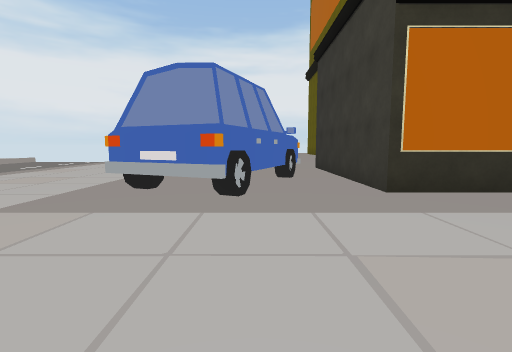
[1] (above)

24 first-person views from a walk through a Unity game level. The camera is 1.2 m above the floor, tilts 6° down and sees 85° across. The floor is counted in squares, 2 m on a side. Each view is taken from the middle of a square. On the plan, view 1 faces up. The plan holds only what a view shows up to about 9 squares ahead; the rest is blank. The place goes on beyond the plan. Some animated figures are not drawn. Some surface patterns are stand-ins.

[2]
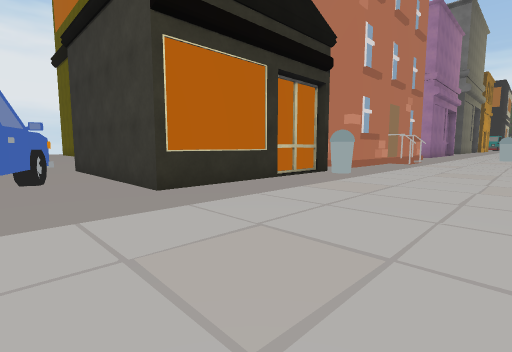

[3]
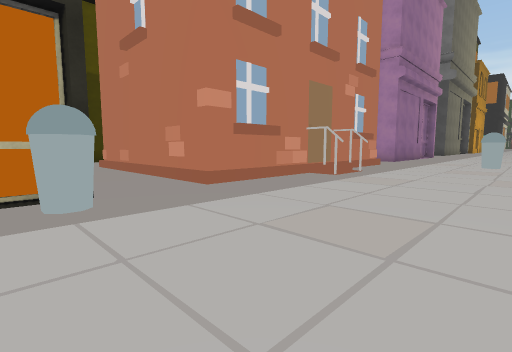

[4]
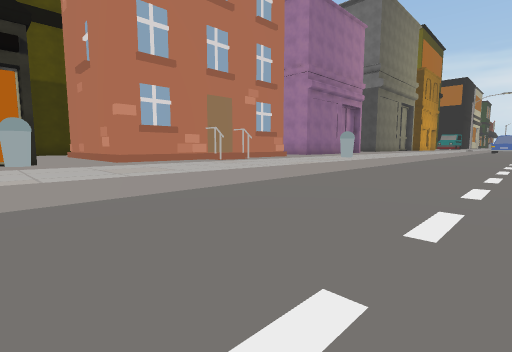

[5]
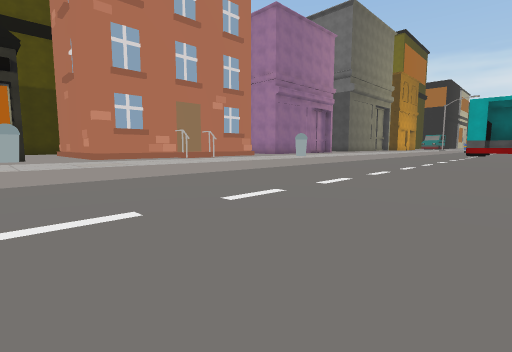

[6]
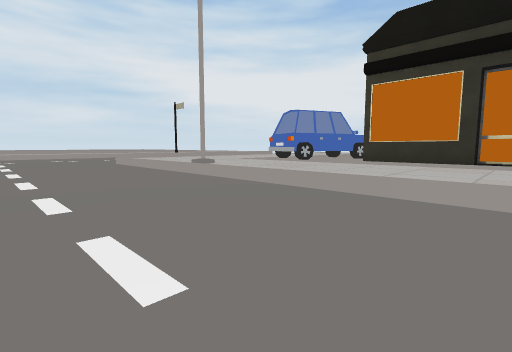

[7]
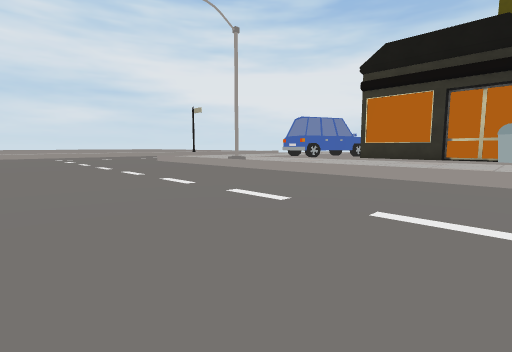

[8]
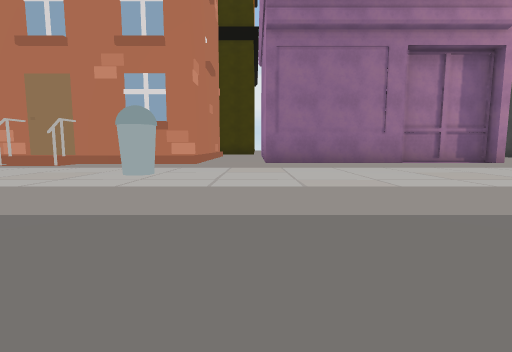

[9]
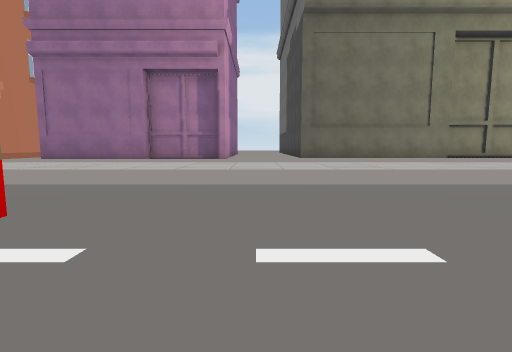

[10]
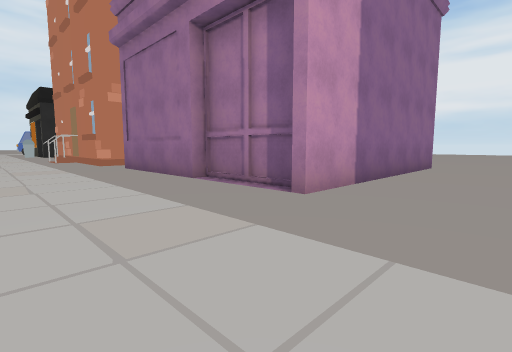

[11]
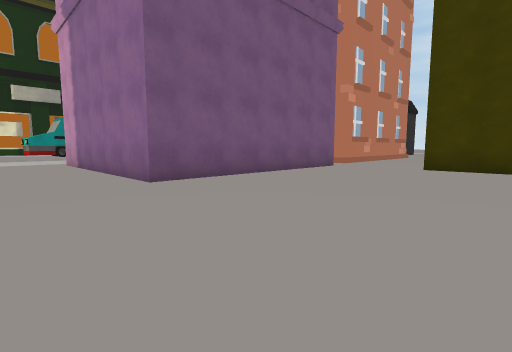

[12]
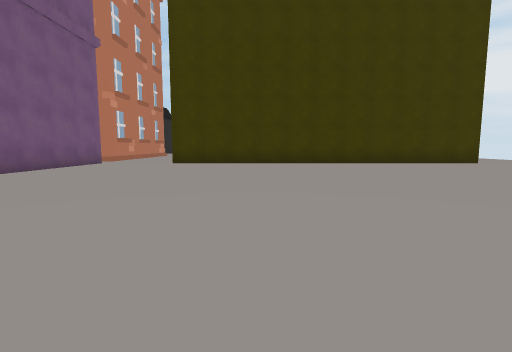

[13]
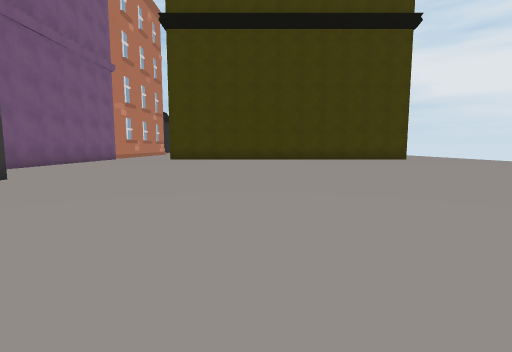

[14]
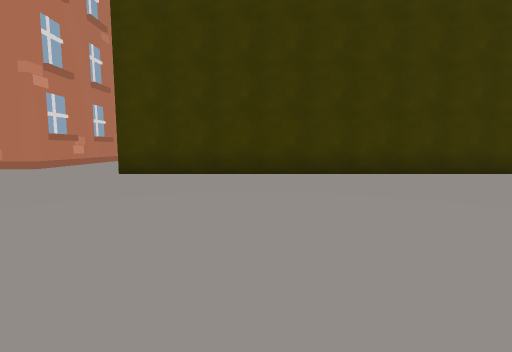

[15]
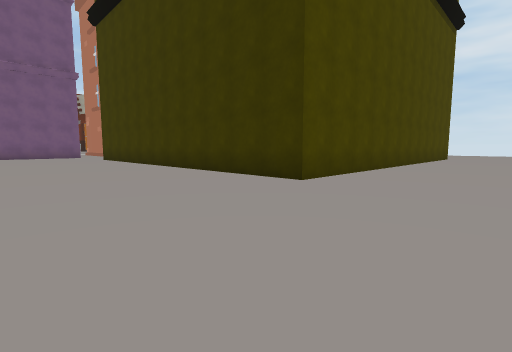

[16]
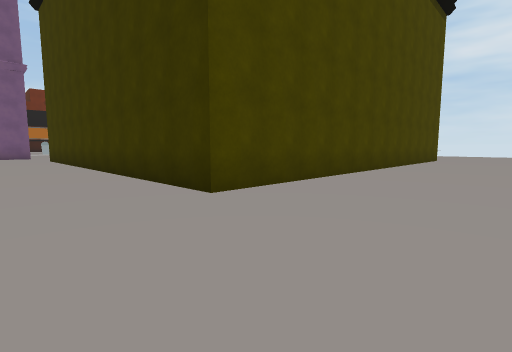

[17]
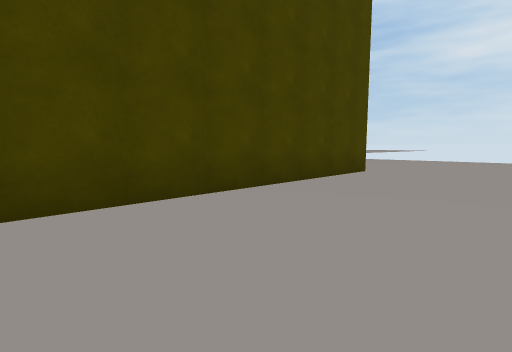

[18]
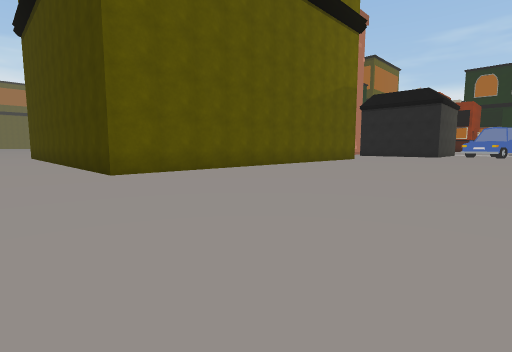

[19]
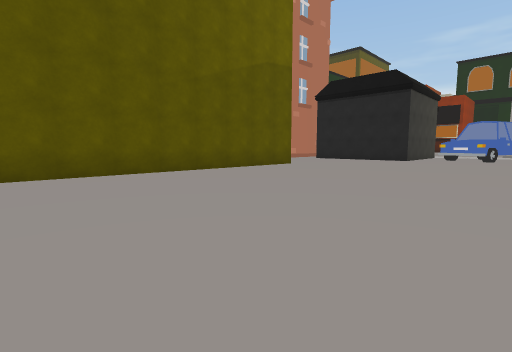

[20]
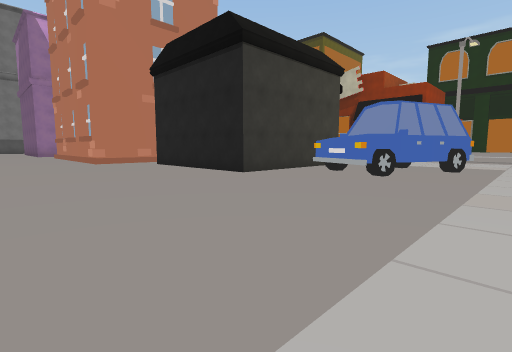

[21]
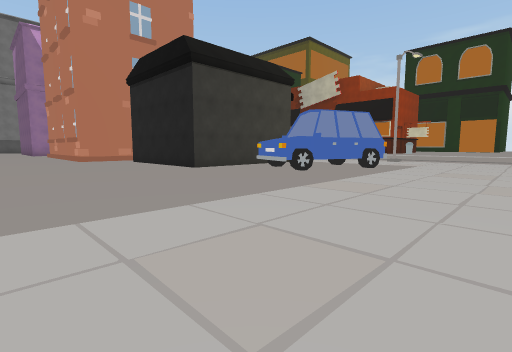

[22]
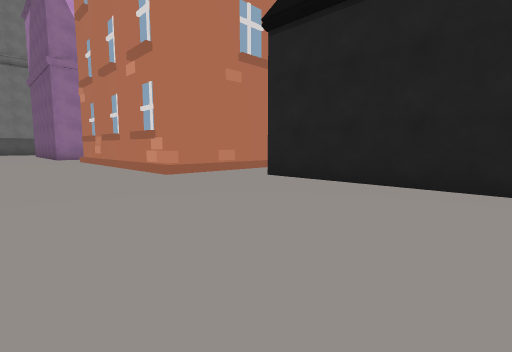

[23]
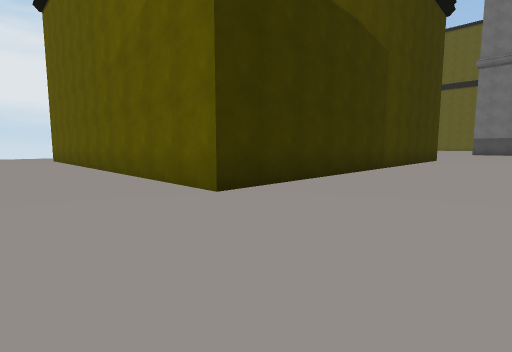

[24]
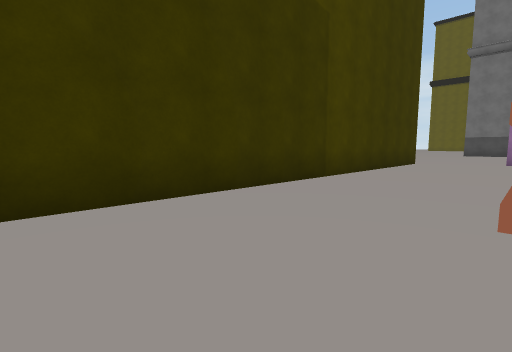

### Floor plan
Key: @ floor where view 1 was taken; # wall or solid block; . main floor; - floor 0.25 m lower than the main floor; W wheel; O other object.
Columns run from 5 left of view 1 to 29 right of it. Each row starts with its distance up from view 1.
 26        ...................
 25    .......................
 24    .......................
 23    .......############......
 22    .......#          #.......
 21    .......#          #........
 20    .......#          #.........
 19    .......#          #..........
 18    .......#          #...........
 17    .......#          #............
 16    .......#          #.............
 15    .......#          #............
 14    .......#          #...........
 13    .......#          #..........
 12 ..........############........#
 11 ..............................
 10 ..............................
  9 .............OO#O#OO..######..
  8 .............#     #.      #..
  7 .......#####.#     #       #..
  6 ....W#W#    .#     #..     #..
  5 ....##.#    .#     #..#    #..
  4 ...W##.#####.#O###OO..######..#####
  3 ....#W.....#...O.O.................
  2  ..................................
  1  ..................#..............
  0   ..#@............................
 -1  --------------------------------
 -2 -----------------------  -------
 -3 ----------------------    -----
 -4  --------------------      #--
 -5  --------------------       -
 -6   ------------------

Where each view was taken, in squares from view 1:
view 1: 0 up, 0 right, facing up
view 2: 0 up, 0 right, facing up-right
view 3: 0 up, 5 right, facing up-right
view 4: 4 down, 5 right, facing up-right
view 5: 6 down, 5 right, facing up-right
view 6: 4 down, 5 right, facing up-left
view 7: 6 down, 6 right, facing up-left
view 8: 3 down, 16 right, facing up
view 9: 5 down, 23 right, facing up
view 10: 1 up, 24 right, facing up-left
view 11: 14 up, 24 right, facing down-left
view 12: 15 up, 26 right, facing left
view 13: 16 up, 29 right, facing left
view 14: 15 up, 22 right, facing left
view 15: 26 up, 20 right, facing down-left
view 16: 26 up, 18 right, facing down-left
view 17: 26 up, 11 right, facing down-left
view 18: 25 up, 2 left, facing down-right
view 19: 20 up, 2 left, facing down-right
view 20: 12 up, 3 left, facing down-right
view 21: 12 up, 5 left, facing down-right
view 22: 12 up, 2 right, facing down-right
view 23: 9 up, 2 right, facing up-right
view 24: 9 up, 5 right, facing up-right
